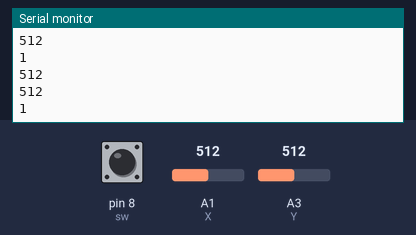
Recording of a sketch running on a simulated Arduino Uno, built with avr-gcc and run on an emulated ATmega328P. On the bench: the last lines printed to the serial monitor. The test bench sets the inputs (shaded band); at power-on: A1 (X) = 512, A3 (Y) = 512, pin 8 (sw) HIGH.

Above: at 1.2 s.
1.3 s: A1 (X) set to 716
At 1.69 s:
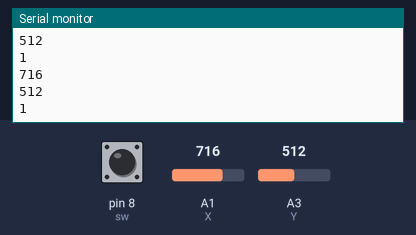
2.8 s: A3 (Y) set to 306
At 3.19 s:
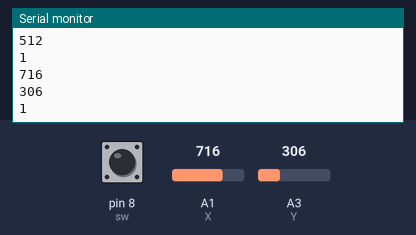
4.3 s: pin 8 (sw) pulled LOW for 0.3 s
At 4.7 s:
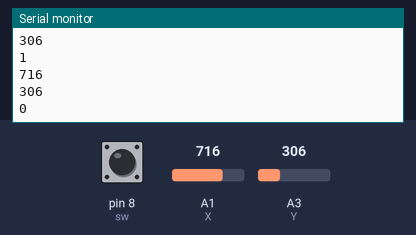
6.1 s: A1 (X) set to 900
At 6.45 s:
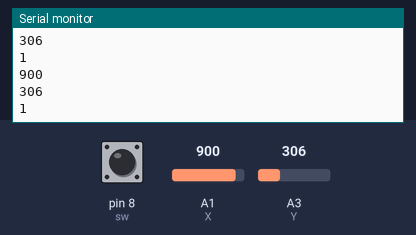
7.6 s: A3 (Y) set to 122
At 7.96 s:
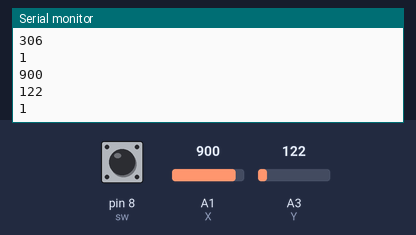
Timing chart, 0 to 10.1 s (numbered marks = the images above; inputs shaded):
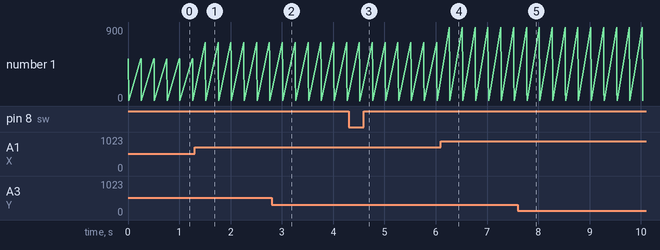

The sketch:

joystick.ino
```cpp
int X = A1, Y = A3, sw = 8;
int potvalx, potvaly, swread;
int dl = 250;
void setup() {
Serial.begin(9600);
pinMode(X,INPUT);
pinMode(Y,INPUT);
pinMode(sw,INPUT);
digitalWrite(sw,HIGH);
}

void loop() {
potvalx = analogRead(X);
potvaly = analogRead(Y);
swread = digitalRead(sw);
Serial.println(potvalx);
Serial.println(potvaly);
Serial.println(swread);
delay(dl);
}
```

Measured:
- after the input at 1.3 s, the serial monitor: prints a new line after 0.20 s (image 1)
- after the input at 2.8 s, the serial monitor: prints a new line after 0.21 s (image 2)
- after the input at 4.3 s, the serial monitor: prints a new line after 0.22 s (image 3)
- after the input at 6.1 s, the serial monitor: prints a new line after 0.17 s (image 4)
- after the input at 7.6 s, the serial monitor: prints a new line after 0.18 s (image 5)
